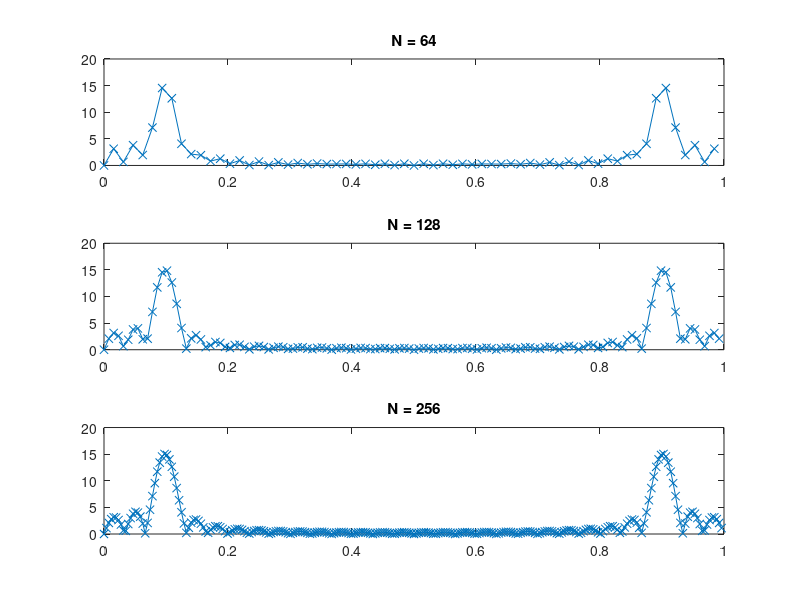
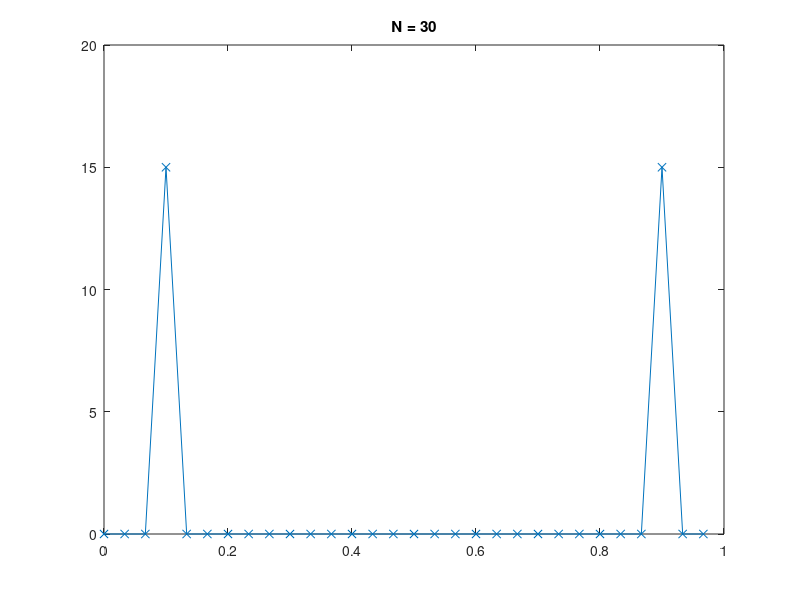

These charts were generated, in order, by the following MATLAB code:
n = [0:29];
x = sin(2*pi*n/10);
N1 = 64;
N2 = 128;
N3 = 256;
X1 = abs(fft(x,N1));
X2 = abs(fft(x,N2));
X3 = abs(fft(x,N3));
F1 = [0:N1-1]/N1;
F2 = [0:N2-1]/N2;
F3 = [0:N3-1]/N3;
figure(21)
subplot(311)
plot(F1,X1,'-x'), title('N = 64'), axis([0 1 0 20])
subplot(312)
plot(F2,X2,'-x'), title('N = 128'), axis([0 1 0 20])
subplot(313)
plot(F3,X3,'-x'), title('N = 256'), axis([0 1 0 20])

%setting N1 as 30
figure(22)
N4 = 30;
X4 = abs(fft(x,N4));
F4 = [0:N4-1]/N4;
plot(F4,X4,'-x'), title('N = 30'), axis([0 1 0 20])
